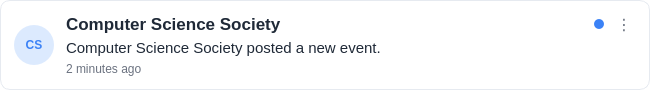
<?xml version="1.0" encoding="UTF-8"?>
<ui version="4.0">
 <class>NotificationCard</class>
 <widget class="QWidget" name="NotificationCard">
  <property name="geometry">
   <rect><x>0</x><y>0</y><width>650</width><height>90</height></rect>
  </property>
  <property name="minimumSize">
   <size><width>0</width><height>90</height></size>
  </property>
  <property name="sizePolicy">
   <sizepolicy hsizetype="Expanding" vsizetype="Fixed">
    <horstretch>0</horstretch>
    <verstretch>0</verstretch>
   </sizepolicy>
  </property>
  <property name="windowTitle">
   <string>NotificationCard</string>
  </property>
  <property name="styleSheet">
   <string notr="true">QWidget#NotificationCard {
    background-color: #FFFFFF;
    border: 1px solid #E6EAF0;
    border-radius: 10px;
}
QWidget#NotificationCard:hover {
    background-color: #F7F9FC;
}</string>
  </property>

  <!-- ===================== mainLayout : avatar | contentLayout ===================== -->
  <layout class="QHBoxLayout" name="mainLayout">
   <property name="spacing"><number>12</number></property>
   <property name="leftMargin"><number>14</number></property>
   <property name="topMargin"><number>12</number></property>
   <property name="rightMargin"><number>14</number></property>
   <property name="bottomMargin"><number>12</number></property>

   <!-- left side: circular avatar -->
   <item>
    <widget class="QLabel" name="notificationAvatarLabel">
     <property name="minimumSize"><size><width>40</width><height>40</height></size></property>
     <property name="maximumSize"><size><width>40</width><height>40</height></size></property>
     <property name="text"><string>CS</string></property>
     <property name="alignment"><set>Qt::AlignCenter</set></property>
     <property name="styleSheet">
      <string notr="true">background-color: #DCEAFE;
color: #3B82F6;
border-radius: 20px;
font-size: 12px;
font-weight: 700;</string>
     </property>
    </widget>
   </item>

   <!-- center: organization / message / timestamp -->
   <item>
    <layout class="QVBoxLayout" name="contentLayout">
     <property name="spacing"><number>3</number></property>

     <!-- top row: organization name, spacer, unread dot, menu button -->
     <item>
      <layout class="QHBoxLayout" name="headerLayout">
       <property name="spacing"><number>8</number></property>

       <item>
        <widget class="QLabel" name="organizationLabel">
         <property name="sizePolicy">
          <sizepolicy hsizetype="Expanding" vsizetype="Preferred">
           <horstretch>1</horstretch>
           <verstretch>0</verstretch>
          </sizepolicy>
         </property>
         <property name="font">
          <font>
           <pointsize>13</pointsize>
           <bold>true</bold>
          </font>
         </property>
         <property name="text"><string>Computer Science Society</string></property>
         <property name="styleSheet"><string notr="true">color: #1F2937;</string></property>
        </widget>
       </item>

       <item>
        <spacer name="headerSpacer">
         <property name="orientation"><enum>Qt::Horizontal</enum></property>
         <property name="sizeHint"><size><width>20</width><height>10</height></size></property>
        </spacer>
       </item>

       <item>
        <widget class="QLabel" name="unreadIndicator">
         <property name="minimumSize"><size><width>10</width><height>10</height></size></property>
         <property name="maximumSize"><size><width>10</width><height>10</height></size></property>
         <property name="text"><string/></property>
         <property name="styleSheet">
          <string notr="true">background-color: #3B82F6;
border-radius: 5px;</string>
         </property>
        </widget>
       </item>

       <item>
        <widget class="QPushButton" name="menuButton">
         <property name="minimumSize"><size><width>24</width><height>24</height></size></property>
         <property name="maximumSize"><size><width>24</width><height>24</height></size></property>
         <property name="cursor"><cursorShape>PointingHandCursor</cursorShape></property>
         <property name="text"><string>⋮</string></property>
         <property name="flat"><bool>true</bool></property>
         <property name="styleSheet">
          <string notr="true">QPushButton {
    background: transparent;
    border: none;
    font-size: 16px;
    color: #6B7280;
}
QPushButton:hover {
    color: #1F2937;
}</string>
         </property>
        </widget>
       </item>

      </layout>
     </item>

     <!-- message (wraps if necessary) -->
     <item>
      <widget class="QLabel" name="messageLabel">
       <property name="sizePolicy">
        <sizepolicy hsizetype="Expanding" vsizetype="Preferred">
         <horstretch>1</horstretch>
         <verstretch>0</verstretch>
        </sizepolicy>
       </property>
       <property name="font">
        <font>
         <pointsize>11</pointsize>
         <bold>false</bold>
        </font>
       </property>
       <property name="text"><string>Computer Science Society posted a new event.</string></property>
       <property name="wordWrap"><bool>true</bool></property>
       <property name="styleSheet"><string notr="true">color: #1F2937;</string></property>
      </widget>
     </item>

     <!-- timestamp -->
     <item>
      <widget class="QLabel" name="timeLabel">
       <property name="font">
        <font>
         <pointsize>9</pointsize>
        </font>
       </property>
       <property name="text"><string>2 minutes ago</string></property>
       <property name="styleSheet"><string notr="true">color: #6B7280;</string></property>
      </widget>
     </item>

    </layout>
   </item>

  </layout>
 </widget>
 <resources/>
 <connections/>
</ui>
